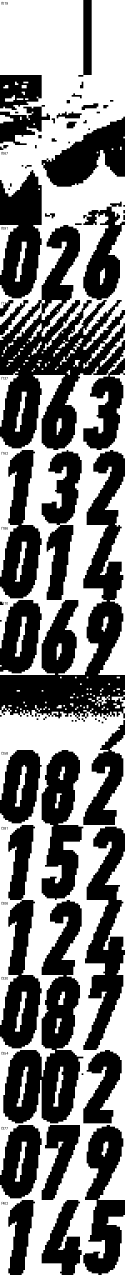
#> input picture tools/candidate_8_frames.png, 375 x 3825 px (shown at 1/3 size); its folder holds only this picture in this run
$ python crop_speed_roi.py .
#> lines starting #> are read from the running program, lines starting #| are printed output that depends on the picture; after the words box and inside, x2 and y2 are one past the last pixel; in counts of white or black regions, pixels touching at a corner belong together
#!/usr/bin/env python3
"""
crop_speed_roi.py — 从全屏录制帧自动裁剪速度表区域

用法:
  python3 tools/crop_speed_roi.py <帧目录> [--output <输出目录>]

效果:
  读取目录下所有 .jpg/.png 全屏帧,裁出:
  1. 速度表整体区域 (3位数)  → output/speed_000003.jpg
  2. 单个数字槽位 (3个)      → output/slot0_000003.jpg, slot1_..., slot2_...

坐标来源: CaptureEngine.speedROINorm + SpeedOCRReader.slotCentersNorm
"""

import os
import sys
import argparse
from pathlib import Path

try:
    from PIL import Image
except ImportError:
    print("需要 Pillow: pip3 install Pillow")
    sys.exit(1)

# ── 坐标常量(与 Swift 代码同步) ──

# 速度表整体 ROI (全屏归一化)
SPEED_ROI_X = 0.455
SPEED_ROI_Y = 0.885
SPEED_ROI_W = 0.080
SPEED_ROI_H = 0.050

# 三个数字槽位 (全屏归一化 x 中心)
SLOT_CENTERS_X = [0.479, 0.496, 0.512]
SLOT_WIDTH = 0.014
SLOT_Y_MIN = 0.897
SLOT_Y_MAX = 0.932

# 扩展裁剪边距(像素,给模型多一点上下文)
PADDING = 4


def crop_speed_roi(img_path, output_dir):
    """从全屏帧裁出速度表区域 + 3个数字槽位"""
    img = Image.open(img_path)
#> img is the input picture: PIL image 375x3825 L; min 0, max 255, mean 123.3
    w, h = img.size
#> w = 375; h = 3825

    stem = Path(img_path).stem

    # 1. 裁速度表整体区域(带边距)
    roi_x = int(SPEED_ROI_X * w) - PADDING
#> roi_x = 166
    roi_y = int(SPEED_ROI_Y * h) - PADDING
#> roi_y = 3381
    roi_w = int(SPEED_ROI_W * w) + PADDING * 2
#> roi_w = 38
    roi_h = int(SPEED_ROI_H * h) + PADDING * 2
#> roi_h = 199
    roi_x = max(0, roi_x)
    roi_y = max(0, roi_y)

    speed_crop = img.crop((roi_x, roi_y, roi_x + roi_w, roi_y + roi_h))
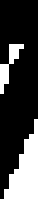
#> speed_crop: PIL image 38x199 L; 25.3% white; 2 white regions, box (x1, y1, x2, y2) and area: (4, 119, 38, 199) 1495, (0, 44, 24, 94) 420
    speed_path = output_dir / f"speed_{stem}.jpg"
    speed_crop.save(speed_path, quality=95)

    # 2. 裁3个数字槽位
    slot_paths = []
    for i, cx in enumerate(SLOT_CENTERS_X):
        sx = int(cx * w) - int(SLOT_WIDTH * w / 2) - PADDING
        sy = int(SLOT_Y_MIN * h) - PADDING
        sw = int(SLOT_WIDTH * w) + PADDING * 2
        sh = int((SLOT_Y_MAX - SLOT_Y_MIN) * h) + PADDING * 2
        sx = max(0, sx)
        sy = max(0, sy)

        slot_crop = img.crop((sx, sy, sx + sw, sy + sh))
        # 放大到 25×45 (与字模同尺寸,方便训练)
        slot_crop = slot_crop.resize((25, 45), Image.LANCZOS)
        slot_path = output_dir / f"slot{i}_{stem}.jpg"
        slot_crop.save(slot_path, quality=95)
        slot_paths.append(slot_path)
#> this loop made 3 passes
#> pass 1, in crop_speed_roi, `slot_crop = slot_crop.resize((25, 45), Image.LANCZOS)`:
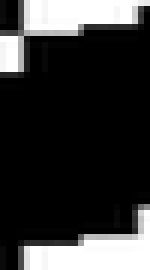
#> slot_crop: PIL image 25x45 L (shown 6 times larger); min 0, max 255, mean 53.9
#> pass 2, in crop_speed_roi, `slot_crop = slot_crop.resize((25, 45), Image.LANCZOS)`:
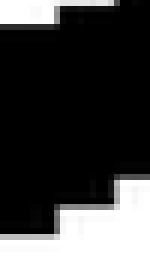
#> slot_crop: PIL image 25x45 L (shown 6 times larger); min 0, max 255, mean 66.7
#> pass 3, in crop_speed_roi, `slot_crop = slot_crop.resize((25, 45), Image.LANCZOS)`:
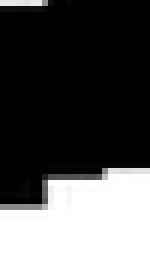
#> slot_crop: PIL image 25x45 L (shown 6 times larger); min 0, max 255, mean 82.9
#> after the loop, slot_paths = 3 items

    return speed_path, slot_paths


def main():
    parser = argparse.ArgumentParser(description="从全屏帧裁剪速度表区域")
    parser.add_argument("input_dir", help="全屏帧目录")
    parser.add_argument("--output", "-o", default="data/speed_crops", help="输出目录")
    args = parser.parse_args()

    input_dir = Path(args.input_dir)
    output_dir = Path(args.output)
    output_dir.mkdir(parents=True, exist_ok=True)

    # 找所有帧
    frames = sorted(
        list(input_dir.glob("*.jpg")) + list(input_dir.glob("*.png")),
        key=lambda p: p.name
    )

    if not frames:
        print(f"在 {input_dir} 没找到帧文件 (.jpg/.png)")
        sys.exit(1)

    print(f"找到 {len(frames)} 帧,开始裁剪...")

    for i, frame in enumerate(frames):
        speed_path, slot_paths = crop_speed_roi(frame, output_dir)
#> slot_paths = 3 items
        if (i + 1) % 100 == 0:
            print(f"  {i+1}/{len(frames)}")

    print(f"\n完成! 输出到 {output_dir}/")
    print(f"  速度表整体: speed_*.jpg ({len(frames)} 张)")
    print(f"  数字槽位0(百位): slot0_*.jpg")
    print(f"  数字槽位1(十位): slot1_*.jpg")
    print(f"  数字槽位2(个位): slot2_*.jpg")
    print(f"\n下一步: 用现有字模系统标注,或手动标注后训练")


if __name__ == "__main__":
    main()
